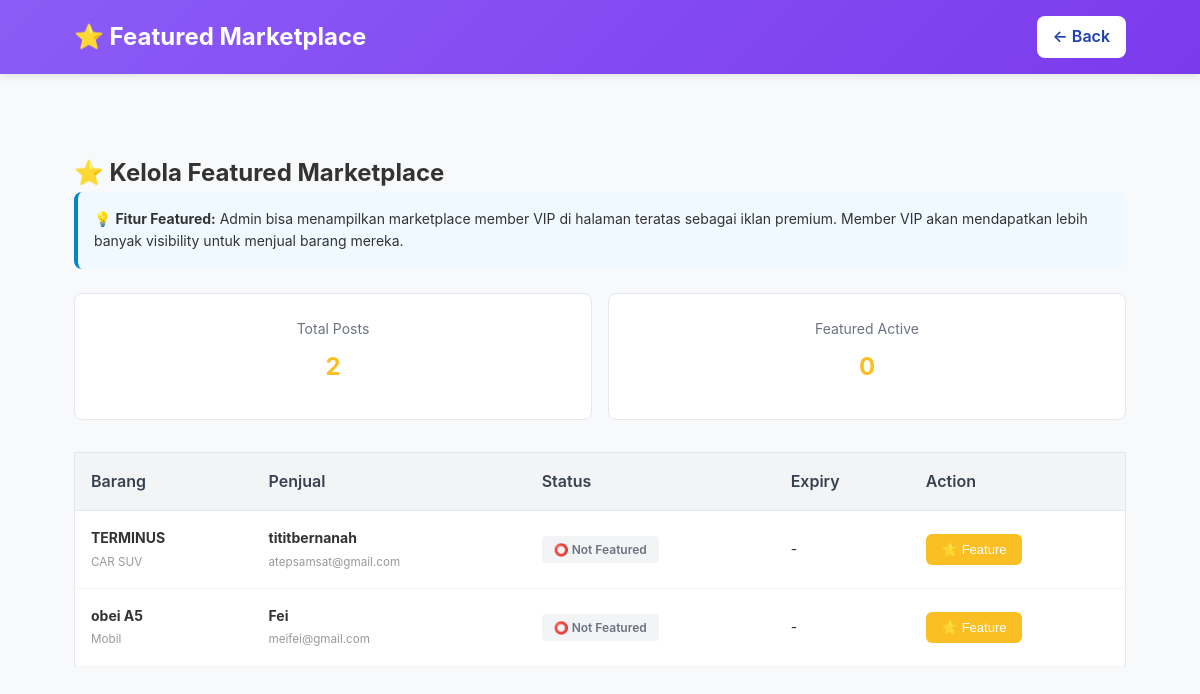
Page /admin/featured-marketplace.php (signed in) on the committed database.
### tables this page shows
CREATE TABLE `marketplace_posts` (
  `id` int(11) NOT NULL,
  `user_id` int(11) NOT NULL,
  `nama_barang` varchar(200) NOT NULL,
  `jenis_barang` varchar(100) DEFAULT NULL,
  `no_telpon` varchar(20) DEFAULT NULL,
  `discord_id` varchar(100) DEFAULT NULL,
  `foto_barang` varchar(255) DEFAULT NULL,
  `keterangan` text DEFAULT NULL,
  `created_at` timestamp NOT NULL DEFAULT current_timestamp(),
  `is_featured` tinyint(1) DEFAULT 0,
  `featured_expiry` datetime DEFAULT NULL
);

CREATE TABLE `users` (
  `id` int(11) NOT NULL,
  `username` varchar(50) NOT NULL,
  `email` varchar(100) NOT NULL,
  `password` varchar(255) NOT NULL,
  `full_name` varchar(100) DEFAULT NULL,
  `phone` varchar(20) DEFAULT NULL,
  `role` enum('user','admin','employee') DEFAULT 'user',
  `created_at` timestamp NOT NULL DEFAULT current_timestamp()
);

### admin/featured-marketplace.php (the view, shortened to what this page needs)
<?php include '../includes/config.php'; requireAdmin();
$result = mysqli_query($conn, "
    SELECT mp.*, u.username, u.email,
           CASE
               WHEN mp.featured_expiry > NOW() THEN 'active'
               WHEN mp.featured_expiry IS NOT NULL THEN 'expired'
               ELSE 'not_featured'
           END as featured_status
    FROM marketplace_posts mp
    LEFT JOIN users u ON mp.user_id = u.id
    ORDER BY mp.is_featured DESC, mp.created_at DESC
");
$featuredResult = mysqli_query($conn, "
    SELECT * FROM marketplace_posts
    WHERE is_featured = 1 AND featured_expiry > NOW()
    ORDER BY featured_expiry ASC
");
$featured_count = mysqli_num_rows($featuredResult);
?>
<!DOCTYPE html>
<html>
<head>
    <link rel="stylesheet" href="../assets/css/style.css">
</head>
<body>
<nav class="navbar" style="background: linear-gradient(135deg, #8b5cf6, #7c3aed);">
    <div class="navbar-container">
        <div class="navbar-logo">⭐ Featured Marketplace</div>
        <a href="index.php" class="navbar-btn">← Back</a>
    </div>
</nav>
<section class="section">
    <div class="container">
        <h1>⭐ Kelola Featured Marketplace</h1>
        <div class="info-box">
            💡 <strong>Fitur Featured:</strong> Admin bisa menampilkan marketplace member VIP di halaman teratas sebagai iklan premium. Member VIP akan mendapatkan lebih banyak visibility untuk menjual barang mereka.
        </div>
        <div class="stats">
            <div class="stat-card">
                <div class="stat-label">Total Posts</div>
                <div class="stat-number"><?php echo mysqli_num_rows($result); ?></div>
            </div>
            <div class="stat-card">
                <div class="stat-label">Featured Active</div>
                <div class="stat-number"><?php echo $featured_count; ?></div>
            </div>
        </div>
        <div class="table-container">
            <table>
                <thead>
                    <tr>
                        <th>Barang</th>
                        <th>Penjual</th>
                        <th>Status</th>
                        <th>Expiry</th>
                        <th>Action</th>
                    </tr>
                </thead>
                <tbody>
                    <?php
                    mysqli_data_seek($result, 0);
                    while($row = mysqli_fetch_assoc($result)):
                    ?>
                    <tr>
                        <td>
                            <strong><?php echo $row['nama_barang']; ?></strong>
                            <br>
                            <small style="color: #999;"><?php echo $row['jenis_barang']; ?></small>
                        </td>
                        <td>
                            <strong><?php echo $row['username']; ?></strong>
                            <br>
                            <small style="color: #999;"><?php echo $row['email']; ?></small>
                        </td>
                        <td>
                            <?php if($row['featured_status'] === 'active'): ?>
                                <span class="status-badge status-active">✅ Active</span>
                            <?php elseif($row['featured_status'] === 'expired'): ?>
                                <span class="status-badge status-expired">⏰ Expired</span>
                            <?php else: ?>
                                <span class="status-badge status-not">⭕ Not Featured</span>
                            <?php endif; ?>
                        </td>
                        <td>
                            <?php if($row['featured_expiry']): ?>
                                <?php echo date('d M Y H:i', strtotime($row['featured_expiry'])); ?>
                            <?php else: ?>
                                -
                            <?php endif; ?>
                        </td>
                        <td>
                            <div class="btn-group">
                                <?php if($row['featured_status'] !== 'active'): ?>
                                    <button class="btn-feature" onclick="openFeatureModal(<?php echo $row['id']; ?>, '<?php echo addslashes($row['nama_barang']); ?>')">
                                        ⭐ Feature
                                    </button>
                                <?php endif; ?>
                            </div>
                        </td>
                    </tr>
                    <?php endwhile; ?>
                </tbody>
            </table>
        </div>
    </div>
</section>
</body>
</html>

### assets/css/style.css (style rules this page uses)
* { margin: 0; padding: 0; box-sizing: border-box; }
body { font-family: 'Segoe UI', sans-serif; background: #f8f9fa; color: #333; }
.container { max-width: 1200px; margin: 0 auto; padding: 0 20px; }
.navbar { background: linear-gradient(135deg, #1e40af, #3b82f6); color: white; padding: 1rem 0; box-shadow: 0 2px 8px rgba(0,0,0,0.1); }
.navbar-container { display: flex; justify-content: space-between; align-items: center; max-width: 1200px; margin: 0 auto; padding: 0 20px; }
.navbar-logo { font-weight: bold; font-size: 1.5rem; }
.navbar-btn { background: white; color: #1e40af; padding: 0.5rem 1rem; border-radius: 0.5rem; text-decoration: none; font-weight: 600; cursor: pointer; border: none; }
.section { padding: 3rem 2rem; }
body { font-family: 'Inter', sans-serif; transition: background 0.5s ease; line-height: 1.6; overflow-x: hidden; }
.navbar { padding: 1rem 0; position: sticky; top: 0; z-index: 1000; transition: all 0.4s ease; }
.navbar-container { max-width: 1100px; margin: 0 auto; padding: 0 1.5rem; display: flex; justify-content: space-between; align-items: center; }
.container { max-width: 1100px; margin: 0 auto; padding: 0 1.5rem; }
.section { padding: 5rem 0; }

### admin/featured-marketplace.php (style rules this page uses)
.table-container { overflow-x: auto; margin-bottom: 2rem; }
table { width: 100%; border-collapse: collapse; background: white; border: 0.5px solid #e5e7eb; border-radius: 0.5rem; }
th { background: #f3f4f6; padding: 1rem; text-align: left; font-weight: 600; color: #374151; border-bottom: 1px solid #e5e7eb; }
td { padding: 1rem; border-bottom: 1px solid #f3f4f6; font-size: 14px; }
.status-badge { display: inline-block; padding: 0.25rem 0.75rem; border-radius: 0.25rem; font-size: 12px; font-weight: 600; }
.status-not { background: #f3f4f6; color: #6b7280; }
.btn-group { display: flex; gap: 0.5rem; }
.btn-feature { background: #fbbf24; color: white; border: none; padding: 0.5rem 1rem; border-radius: 0.375rem; cursor: pointer; font-size: 13px; transition: background 0.2s; }
.stats { display: grid; grid-template-columns: repeat(auto-fit, minmax(200px, 1fr)); gap: 1rem; margin-bottom: 2rem; }
.stat-card { background: white; border: 0.5px solid #e5e7eb; border-radius: 0.5rem; padding: 1.5rem; text-align: center; }
.stat-number { font-size: 24px; font-weight: 700; color: #fbbf24; margin: 0.5rem 0; }
.stat-label { font-size: 14px; color: #6b7280; }
.info-box { background: #f0f9ff; border-left: 4px solid #0284c7; padding: 1rem; border-radius: 0.5rem; margin-bottom: 1.5rem; font-size: 14px; }

### rows in the picture
marketplace_posts: nama_barang "TERMINUS", jenis_barang "CAR SUV", user.username "tititbernanah", user.email "atepsamsat@gmail.com"
marketplace_posts: nama_barang "obei A5", jenis_barang "Mobil", user.username "Fei", user.email "meifei@gmail.com"

### other values in the picture
mysqli_num_rows($result) "2"
$featured_count "0"
